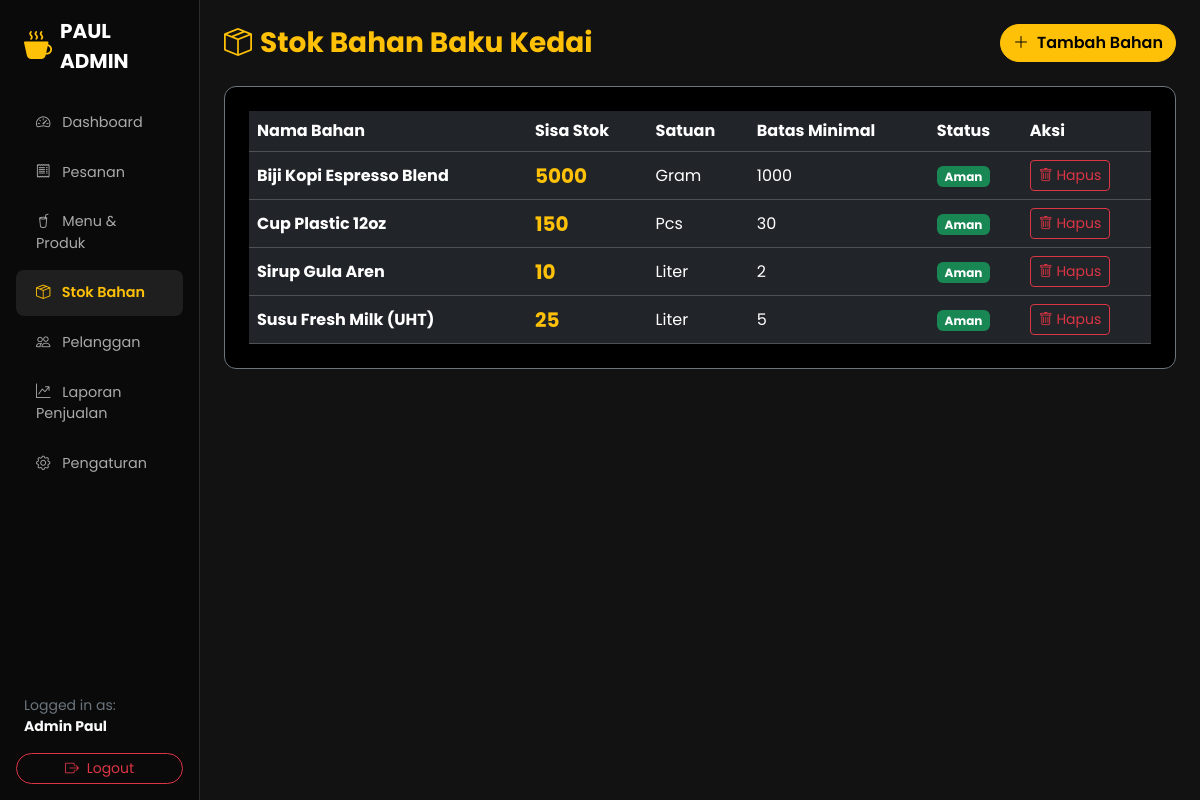
/admin/index.php?page=stok (signed in), run on the app's committed database.
### tables this page shows
CREATE TABLE `stok_bahan` (
  `id` int(11) NOT NULL,
  `nama_bahan` varchar(100) NOT NULL,
  `stok` int(11) NOT NULL,
  `satuan` varchar(20) NOT NULL,
  `minimal_stok` int(11) DEFAULT 5,
  `updated_at` timestamp NOT NULL DEFAULT current_timestamp() ON UPDATE current_timestamp()
);

### admin/admin_modules/stok.php (the view, shortened to what this page needs)
<?php
$stok_query = isset($conn) ? mysqli_query($conn, "SELECT * FROM stok_bahan ORDER BY nama_bahan ASC") : false;
?>
<div class="d-flex justify-content-between align-items-center mb-4">
    <h3 class="fw-bold text-warning mb-0"><i class="bi bi-box-seam me-2"></i>Stok Bahan Baku Kedai</h3>
    <button class="btn btn-warning rounded-pill fw-semibold" data-bs-toggle="modal" data-bs-target="#modalTambahStok">
        <i class="bi bi-plus-lg me-1"></i> Tambah Bahan
    </button>
</div>
<div class="card card-custom p-4 bg-black text-light border-secondary">
    <div class="table-responsive">
        <table class="table table-dark align-middle mb-0">
            <thead>
                <tr>
                    <th>Nama Bahan</th>
                    <th>Sisa Stok</th>
                    <th>Satuan</th>
                    <th>Batas Minimal</th>
                    <th>Status</th>
                    <th>Aksi</th>
                </tr>
            </thead>
            <tbody>
                <?php if ($stok_query && mysqli_num_rows($stok_query) > 0): ?>
                    <?php while ($s = mysqli_fetch_assoc($stok_query)): ?>
                    <tr>
                        <td class="fw-bold"><?= htmlspecialchars($s['nama_bahan']); ?></td>
                        <td class="fs-5 text-warning fw-bold"><?= $s['stok']; ?></td>
                        <td><?= htmlspecialchars($s['satuan']); ?></td>
                        <td><?= $s['minimal_stok']; ?></td>
                        <td>
                            <?php if ($s['stok'] <= $s['minimal_stok']): ?>
                                <span class="badge bg-danger">Menipis!</span>
                            <?php else: ?>
                                <span class="badge bg-success">Aman</span>
                            <?php endif; ?>
                        </td>
                        <td>
                            <a href="index.php?page=stok&hapus_stok=<?= $s['id']; ?>" class="btn btn-sm btn-outline-danger" onclick="return confirm('Apakah Anda yakin ingin menghapus stok bahan ini?');">
                                <i class="bi bi-trash"></i> Hapus
                            </a>
                        </td>
                    </tr>
                    <?php endwhile; ?>
                <?php else: ?>
                    <tr>
                        <td colspan="6" class="text-center text-secondary py-4">Belum ada data stok bahan baku.</td>
                    </tr>
                <?php endif; ?>
            </tbody>
        </table>
    </div>
</div>

### admin/index.php (style rules this page uses)
body { font-family: 'Poppins', sans-serif; background-color: #121212; color: #f8f9fa; }
.card-custom { background-color: #1a1a1a; border: 1px solid #2d2d2d; border-radius: 12px; }

### data on the page
stok_bahan: nama_bahan "Biji Kopi Espresso Blend", stok "5000", satuan "Gram", minimal_stok "1000", shows "Aman"
stok_bahan: nama_bahan "Cup Plastic 12oz", stok "150", satuan "Pcs", minimal_stok "30", shows "Aman"
stok_bahan: nama_bahan "Sirup Gula Aren", stok "10", satuan "Liter", minimal_stok "2", shows "Aman"
stok_bahan: nama_bahan "Susu Fresh Milk (UHT)", stok "25", satuan "Liter", minimal_stok "5", shows "Aman"

### other printed values
$_SESSION['admin_nama'] "Admin Paul"
